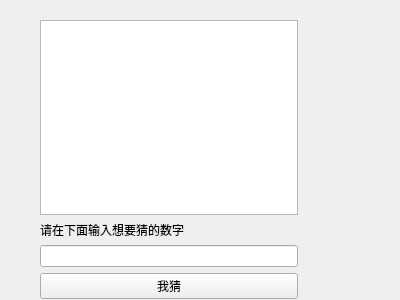
<?xml version="1.0" encoding="UTF-8"?>
<ui version="4.0">
 <class>Form</class>
 <widget class="QWidget" name="Form">
  <property name="geometry">
   <rect>
    <x>0</x>
    <y>0</y>
    <width>400</width>
    <height>300</height>
   </rect>
  </property>
  <property name="windowTitle">
   <string>Form</string>
  </property>
  <widget class="QWidget" name="">
   <property name="geometry">
    <rect>
     <x>40</x>
     <y>20</y>
     <width>258</width>
     <height>279</height>
    </rect>
   </property>
   <layout class="QVBoxLayout" name="verticalLayout">
    <item>
     <widget class="QTextEdit" name="textEdit"/>
    </item>
    <item>
     <widget class="QLabel" name="label">
      <property name="text">
       <string>请在下面输入想要猜的数字</string>
      </property>
     </widget>
    </item>
    <item>
     <widget class="QLineEdit" name="lineEdit"/>
    </item>
    <item>
     <widget class="QPushButton" name="pushButton">
      <property name="text">
       <string>我猜</string>
      </property>
     </widget>
    </item>
   </layout>
  </widget>
 </widget>
 <resources/>
 <connections/>
</ui>
